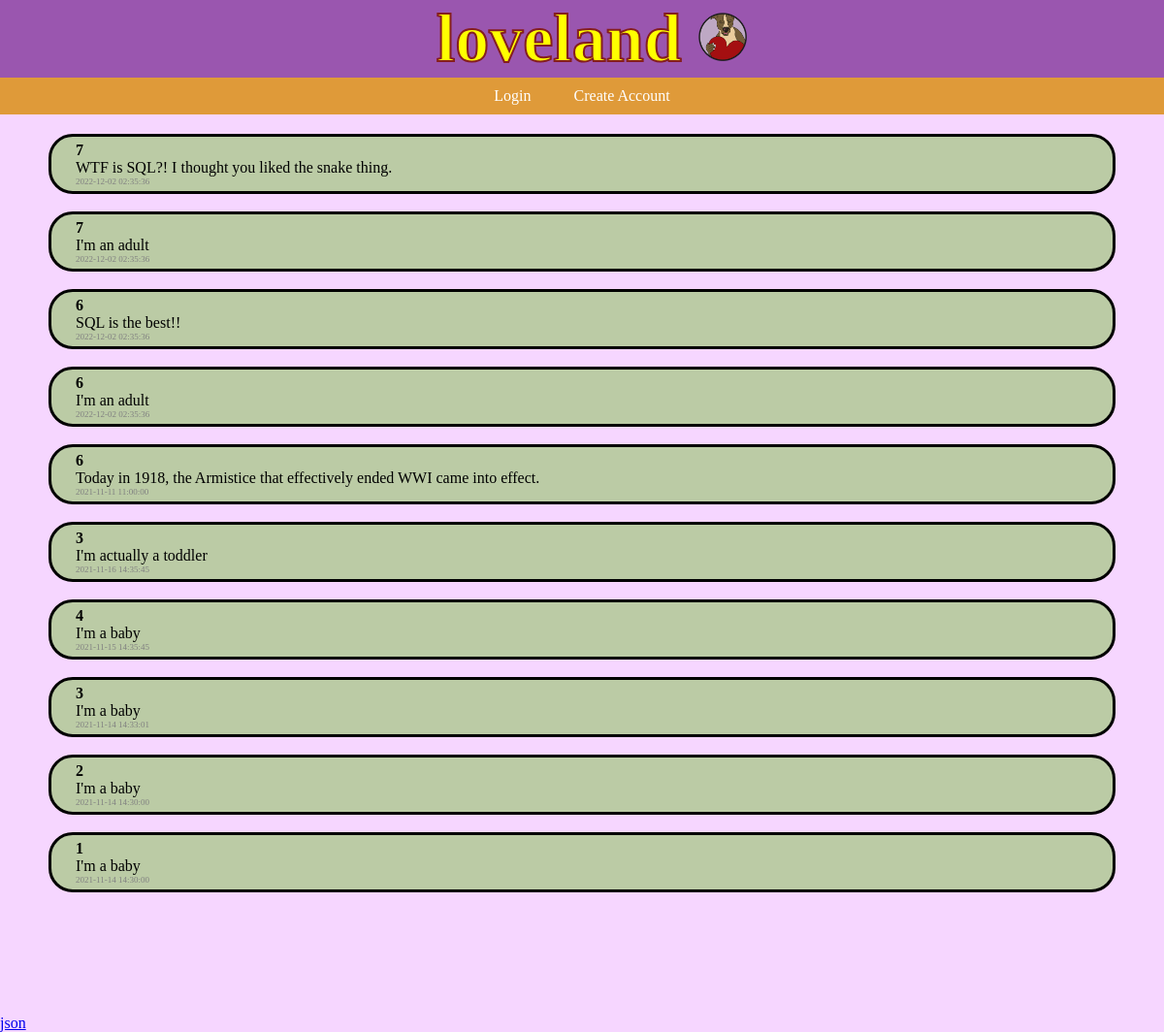
Page /home on the earlier database version.
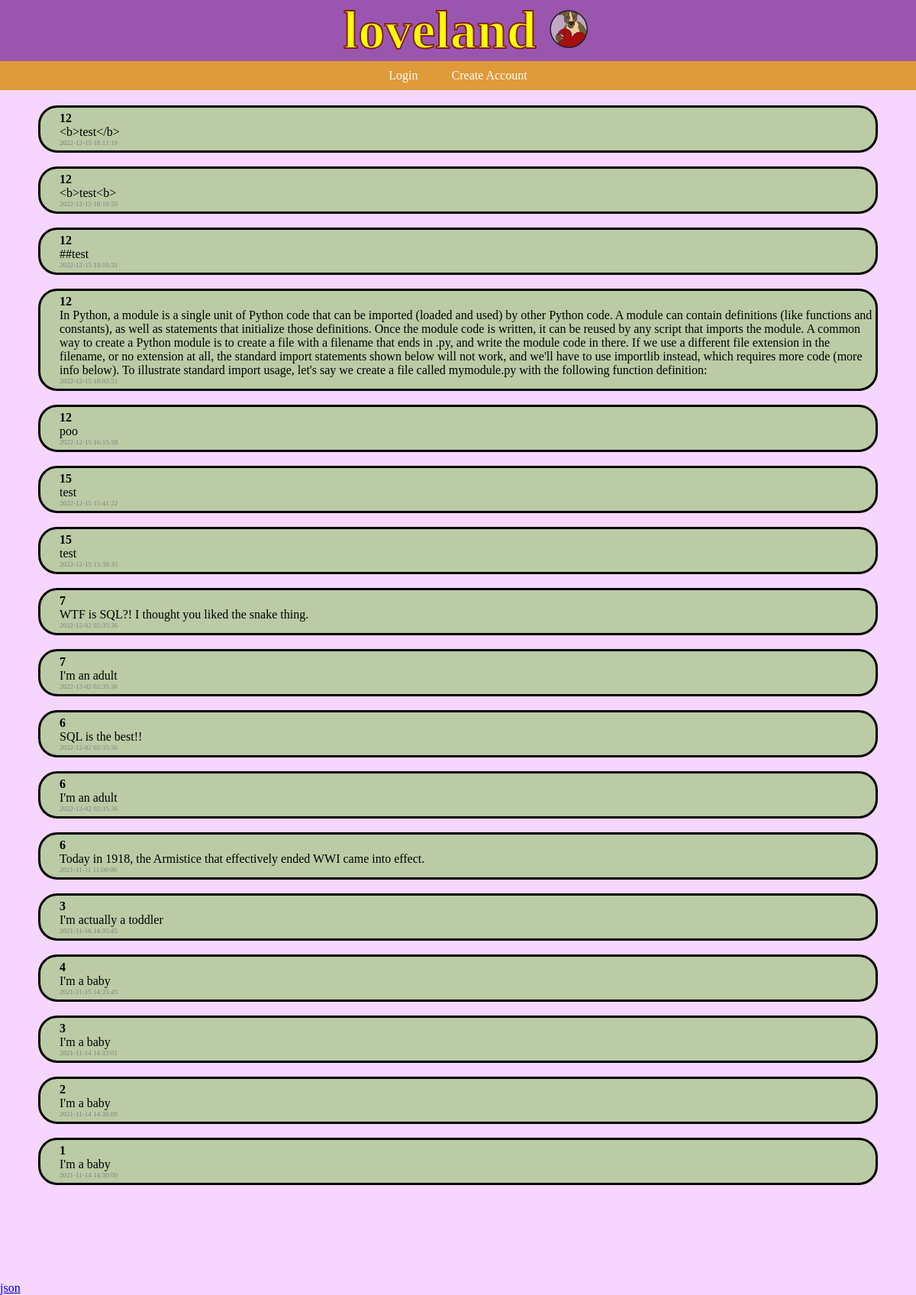
Same page on the later database version.
### tables this page shows
CREATE TABLE messages (
    id integer primary key,
    sender_id integer not null,
    message text not null,
    created_at timestamp not null default current_timestamp
    );

### project.py (the view)
@app.route('/home', methods=['get', 'post'])
def home():
    con = sqlite3.connect(args.db_file)
    cur = con.cursor()
    cur.execute('''
        SELECT username, password from users where username=? and password=? ;
    ''', (request.cookies.get('username'), request.cookies.get('password')))
    rows = cur.fetchall()
    if len(list(rows))==0:
        login_successful=False
    else:
        login_successful=True
    cur.execute('''
        SELECT sender_id, message, created_at, id from messages;
    ''')
    rows = cur.fetchall()
    messages = []
    for row in rows:
        messages.append({'username': row[0], 'text': row[1], 'created_at':row[2], 'id':row[3]})
    messages.reverse()
    if request.form.get('delete'):
        print('success!!!!!!!!!!!!!!!')
    if login_successful:
        return render_template('home.html',username=request.cookies.get('username'), password=request.cookies.get('password'), messages=messages)
    else:
        return render_template('home.html', messages=messages)

### templates/home.html (shortened to what this page needs)
{% extends 'base.html' %}
{% block content %}
    {% for message in messages %}
    <div class=display-messages>
        <b>{{message.username}}</b><br>
            {{message.text}} <br>
        <span class=posted>{{message.created_at}}</span>
        <br>
    </div>
    <br>
{% endfor %}
<br> <br> <br> <br> <br> <br>
<a class="json" href= "/home.json">json</a>
{% endblock %}

### templates/base.html (shortened to what this page needs)
<html lang='en'>
    <head>
        <link rel="stylesheet" href="static/sitestyle.css">
    </head>
    <body>
      {% if username and password %}
        <h1 class=home2><a class=home href='/home'>loveland</a> <a href='/'><img src=static/doglogo.png  style="width:50px;height:50px;"></a> </h1>
        <ul class=nav>
            {% if username and password %}
            <li><a href='/search_message'>Search</a></li>
            <li><a href='/create_message'>Post</a></li>
            <li><a href='/user'>Settings</a></li>
            <li><a href='/logout'>Logout</a></li>
            {% else %}
            <li><a href='/login'>Login</a></li>
            <li><a href='/create_user'>Create Account</a></li>
            {% endif %}
        </ul>
        {% else %}
        <h1 class=home2><a class=home href='/'>loveland</a> <a href='/'><img src=static/doglogo.png  style="width:50px;height:50px;"></a> </h1>
        <ul class=nav>
            {% if username and password %}
            <li><a href='/search_message'>Search</a></li>
            <li><a href='/create_message'>Post</a></li>
            <li><a href='/user'>Settings</a></li>
            <li><a href='/logout'>Logout</a></li>
            {% else %}
            <li><a href='/login'>Login</a></li>
            <li><a href='/create_user'>Create Account</a></li>
            {% endif %}
        </ul>
        {% endif %}
        {% block content %}
        {% endblock %}
    </body>
</html>

### static/sitestyle.css (style rules this page uses)
h1.home2 { background-color: rgb(154, 86, 175); font-family: "Impact", fantasy; text-align: center; font-size: 70px; font-stretch: ultra-expanded; padding-left: 20px; margin-bottom: 0px; -webkit-text-stroke: 2px rgb(133, 30, 30); }
body { margin-left: 0px;margin-top: 0px;margin-right: 0px; margin-bottom: 0px; background-color: rgb(246, 214, 255); }
ul.nav { padding-left: 0px; background-color: #df9a39; text-align: center; margin-top: 0px;margin-bottom: 20px;;padding-bottom: 0px;padding-top: 0px; }
ul.nav > li { display: inline-block; padding: 10px 20px; }
ul.nav > li > a { color: white; text-decoration: none; }
a.home { color: yellow; text-decoration: none; }
.display-messages { border-left: 3px; border-color: rgb(55, 62, 190); border: solid; margin-left: 50px;padding-left: 25px;padding-top: 5px;padding-bottom: 5px;margin-right: 50px; border-radius: 25px; background-color: rgb(187, 203, 165); }
.posted { font-weight: lighter; color: gray; font-size: xx-small; }

Differences in the rows shown:
added messages: username "12", text "<b>test</b>", created_at "2022-12-15 18:11:19"
added messages: username "12", text "<b>test<b>", created_at "2022-12-15 18:10:55"
added messages: username "12", text "##test", created_at "2022-12-15 18:10:31"
added messages: username "12", text "In Python, a module is a single unit of Python code that can be imported (loaded and used) by other Python code. A module can contain definitions (like functions and constants), as well as statements that initialize those definitions. Once the module code is written, it can be reused by any script that imports the module. A common way to create a Python module is to create a file with a filename that ends in .py, and write the module code in there. If we use a different file extension in the filename, or no extension at all, the standard import statements shown below will not work, and we'll have to use importlib instead, which requires more code (more info below). To illustrate standard…", created_at "2022-12-15 18:03:51"
added messages: username "12", text "poo", created_at "2022-12-15 16:15:58"
added messages: username "15", text "test", created_at "2022-12-15 15:41:22"
added messages: username "15", text "test", created_at "2022-12-15 15:38:35"
